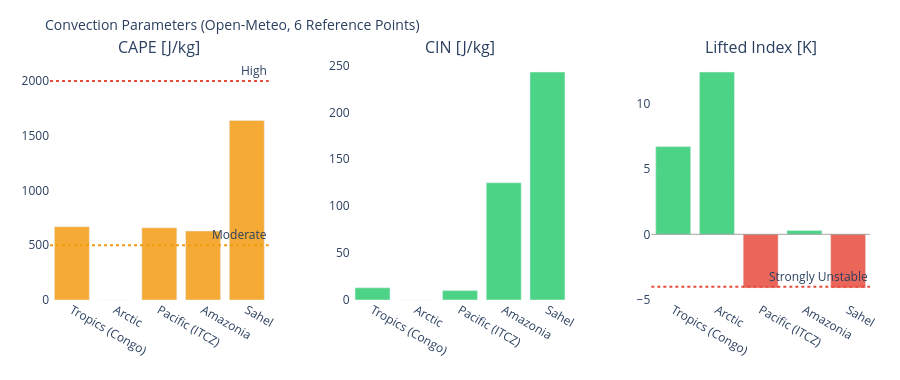

The notebook cell saved with this chart:
### Markdown cell above
---
## 3. Visualizations

### Code cell
# ============================================================
# CAPE / CIN / LIFTED INDEX – Convection potential
# ============================================================

if not df_atm.empty:
    fig = make_subplots(
        rows=1, cols=3,
        subplot_titles=['CAPE [J/kg]', 'CIN [J/kg]', 'Lifted Index [K]'],
        horizontal_spacing=0.1
    )
    pts = df_atm['point'].tolist()
    pt_colors = ['#E85D24','#185FA5','#888780','#378ADD','#639922','#F2A623']

    # CAPE – höher = mehr Gewitterpotential
    cape_vals = df_atm['cape'].fillna(0).tolist()
    cape_colors = ['#e74c3c' if v > 2000 else '#f39c12' if v > 500 else '#2ecc71'
                   for v in cape_vals]
    fig.add_trace(go.Bar(x=pts, y=cape_vals, marker_color=cape_colors,
                         opacity=0.85, showlegend=False), row=1, col=1)
    fig.add_hline(y=2000, line_dash='dot', line_color='#e74c3c',
                  annotation_text='High', row=1, col=1)
    fig.add_hline(y=500,  line_dash='dot', line_color='#f39c12',
                  annotation_text='Moderate', row=1, col=1)

    # CIN – negativer = stärker gedeckelt (weniger Auslöse)
    cin_vals = df_atm['cin'].fillna(0).tolist()
    cin_colors = ['#e74c3c' if v < -200 else '#f39c12' if v < -50 else '#2ecc71'
                  for v in cin_vals]
    fig.add_trace(go.Bar(x=pts, y=cin_vals, marker_color=cin_colors,
                         opacity=0.85, showlegend=False), row=1, col=2)

    # Lifted Index – negativ = instabil
    li_vals = df_atm['li'].fillna(0).tolist()
    li_colors = ['#e74c3c' if v < -4 else '#f39c12' if v < 0 else '#2ecc71'
                 for v in li_vals]
    fig.add_trace(go.Bar(x=pts, y=li_vals, marker_color=li_colors,
                         opacity=0.85, showlegend=False), row=1, col=3)
    fig.add_hline(y=0, line_color='gray', line_width=0.7, row=1, col=3)
    fig.add_hline(y=-4, line_dash='dot', line_color='#e74c3c',
                  annotation_text='Strongly Unstable', row=1, col=3)

    fig.update_layout(
        title=dict(text='Convection Parameters (Open-Meteo, 6 Reference Points)', font=dict(size=14)),
        height=380, plot_bgcolor='rgba(0,0,0,0)', paper_bgcolor='rgba(0,0,0,0)',
        margin=dict(l=50, r=30, t=60, b=80)
    )
    fig.update_xaxes(tickangle=30)
    fig.show()

### Figure 1 — Plotly figure (JSON) as saved in the notebook; plotly's stock layout.template omitted (floating-point values rounded to 4 significant figures)
{"data": [{"marker": {"color": ["#f39c12", "#2ecc71", "#f39c12", "#f39c12", "#f39c12"]}, "opacity": 0.85, "showlegend": false, "type": "bar", "x": ["Tropics (Congo)", "Arctic", "Pacific (ITCZ)", "Amazonia", "Sahel"], "xaxis": "x", "y": [670.0, 0.0, 660.0, 630.0, 1640.0], "yaxis": "y"}, {"marker": {"color": ["#2ecc71", "#2ecc71", "#2ecc71", "#2ecc71", "#2ecc71"]}, "opacity": 0.85, "showlegend": false, "type": "bar", "x": ["Tropics (Congo)", "Arctic", "Pacific (ITCZ)", "Amazonia", "Sahel"], "xaxis": "x2", "y": [13.0, 0.0, 10.0, 125.0, 243.0], "yaxis": "y2"}, {"marker": {"color": ["#2ecc71", "#2ecc71", "#e74c3c", "#2ecc71", "#e74c3c"]}, "opacity": 0.85, "showlegend": false, "type": "bar", "x": ["Tropics (Congo)", "Arctic", "Pacific (ITCZ)", "Amazonia", "Sahel"], "xaxis": "x3", "y": [6.7, 12.4, -4.1, 0.3, -4.1], "yaxis": "y3"}], "layout": {"annotations": [{"font": {"size": 16}, "showarrow": false, "text": "CAPE [J/kg]", "x": 0.1333, "xanchor": "center", "xref": "paper", "y": 1.0, "yanchor": "bottom", "yref": "paper"}, {"font": {"size": 16}, "showarrow": false, "text": "CIN [J/kg]", "x": 0.5, "xanchor": "center", "xref": "paper", "y": 1.0, "yanchor": "bottom", "yref": "paper"}, {"font": {"size": 16}, "showarrow": false, "text": "Lifted Index [K]", "x": 0.8667, "xanchor": "center", "xref": "paper", "y": 1.0, "yanchor": "bottom", "yref": "paper"}, {"showarrow": false, "text": "High", "x": 1, "xanchor": "right", "xref": "x domain", "y": 2000, "yanchor": "bottom", "yref": "y"}, {"showarrow": false, "text": "Moderate", "x": 1, "xanchor": "right", "xref": "x domain", "y": 500, "yanchor": "bottom", "yref": "y"}, {"showarrow": false, "text": "Strongly Unstable", "x": 1, "xanchor": "right", "xref": "x3 domain", "y": -4, "yanchor": "bottom", "yref": "y3"}], "height": 380, "margin": {"b": 80, "l": 50, "r": 30, "t": 60}, "paper_bgcolor": "rgba(0,0,0,0)", "plot_bgcolor": "rgba(0,0,0,0)", "shapes": [{"line": {"color": "#e74c3c", "dash": "dot"}, "type": "line", "x0": 0, "x1": 1, "xref": "x domain", "y0": 2000, "y1": 2000, "yref": "y"}, {"line": {"color": "#f39c12", "dash": "dot"}, "type": "line", "x0": 0, "x1": 1, "xref": "x domain", "y0": 500, "y1": 500, "yref": "y"}, {"line": {"color": "gray", "width": 0.7}, "type": "line", "x0": 0, "x1": 1, "xref": "x3 domain", "y0": 0, "y1": 0, "yref": "y3"}, {"line": {"color": "#e74c3c", "dash": "dot"}, "type": "line", "x0": 0, "x1": 1, "xref": "x3 domain", "y0": -4, "y1": -4, "yref": "y3"}], "title": {"font": {"size": 14}, "text": "Convection Parameters (Open-Meteo, 6 Reference Points)"}, "xaxis": {"anchor": "y", "domain": [0.0, 0.2667], "tickangle": 30}, "xaxis2": {"anchor": "y2", "domain": [0.3667, 0.6333], "tickangle": 30}, "xaxis3": {"anchor": "y3", "domain": [0.7333, 1.0], "tickangle": 30}, "yaxis": {"anchor": "x", "domain": [0.0, 1.0]}, "yaxis2": {"anchor": "x2", "domain": [0.0, 1.0]}, "yaxis3": {"anchor": "x3", "domain": [0.0, 1.0]}}}
